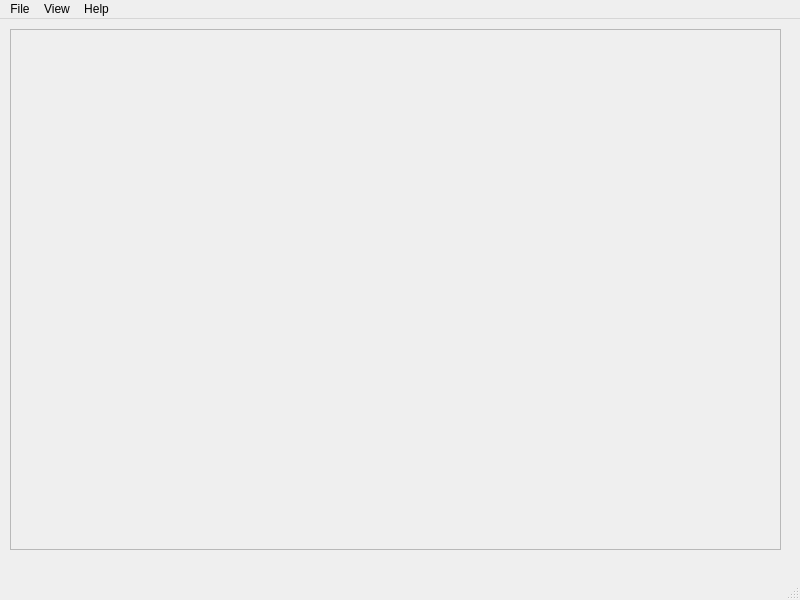
<?xml version="1.0" encoding="UTF-8"?>
<ui version="4.0">
 <class>ImageViewer</class>
 <widget class="QMainWindow" name="ImageViewer">
  <property name="geometry">
   <rect>
    <x>0</x>
    <y>0</y>
    <width>800</width>
    <height>600</height>
   </rect>
  </property>
  <property name="windowTitle">
   <string>MainWindow</string>
  </property>
  <widget class="QWidget" name="centralwidget">
   <widget class="QScrollArea" name="scrollArea">
    <property name="geometry">
     <rect>
      <x>10</x>
      <y>10</y>
      <width>771</width>
      <height>521</height>
     </rect>
    </property>
    <property name="widgetResizable">
     <bool>true</bool>
    </property>
    <widget class="QWidget" name="scrollAreaWidgetContents">
     <property name="geometry">
      <rect>
       <x>0</x>
       <y>0</y>
       <width>769</width>
       <height>519</height>
      </rect>
     </property>
     <widget class="QLabel" name="imageLabel">
      <property name="geometry">
       <rect>
        <x>10</x>
        <y>10</y>
        <width>751</width>
        <height>501</height>
       </rect>
      </property>
      <property name="text">
       <string/>
      </property>
     </widget>
    </widget>
   </widget>
  </widget>
  <widget class="QMenuBar" name="menubar">
   <property name="geometry">
    <rect>
     <x>0</x>
     <y>0</y>
     <width>800</width>
     <height>25</height>
    </rect>
   </property>
   <widget class="QMenu" name="menuFile">
    <property name="title">
     <string>File</string>
    </property>
    <addaction name="openAct"/>
    <addaction name="printAct"/>
    <addaction name="exitAct"/>
   </widget>
   <widget class="QMenu" name="menuView">
    <property name="title">
     <string>View</string>
    </property>
    <addaction name="zoomInAct"/>
    <addaction name="zoomOutAct"/>
    <addaction name="normalSizeAct"/>
    <addaction name="separator"/>
    <addaction name="fitToWindowAct"/>
   </widget>
   <widget class="QMenu" name="menuHelp">
    <property name="title">
     <string>Help</string>
    </property>
    <addaction name="aboutAct"/>
    <addaction name="aboutQtAct"/>
   </widget>
   <addaction name="menuFile"/>
   <addaction name="menuView"/>
   <addaction name="menuHelp"/>
  </widget>
  <widget class="QStatusBar" name="statusbar"/>
  <action name="openAct">
   <property name="text">
    <string>Open...</string>
   </property>
   <property name="shortcut">
    <string>Ctrl+O</string>
   </property>
  </action>
  <action name="printAct">
   <property name="enabled">
    <bool>false</bool>
   </property>
   <property name="text">
    <string>Print</string>
   </property>
   <property name="shortcut">
    <string>Ctrl+P</string>
   </property>
  </action>
  <action name="exitAct">
   <property name="text">
    <string>Exit</string>
   </property>
   <property name="shortcut">
    <string>Ctrl+Q</string>
   </property>
  </action>
  <action name="zoomInAct">
   <property name="enabled">
    <bool>false</bool>
   </property>
   <property name="text">
    <string>Zoom In (25%)</string>
   </property>
   <property name="shortcut">
    <string>Ctrl+=</string>
   </property>
  </action>
  <action name="zoomOutAct">
   <property name="enabled">
    <bool>false</bool>
   </property>
   <property name="text">
    <string>Zoom Out (25%)</string>
   </property>
   <property name="shortcut">
    <string>Ctrl+-</string>
   </property>
  </action>
  <action name="normalSizeAct">
   <property name="enabled">
    <bool>false</bool>
   </property>
   <property name="text">
    <string>Normal Size</string>
   </property>
   <property name="shortcut">
    <string>Ctrl+S</string>
   </property>
  </action>
  <action name="fitToWindowAct">
   <property name="checkable">
    <bool>true</bool>
   </property>
   <property name="enabled">
    <bool>false</bool>
   </property>
   <property name="text">
    <string>Fit to Window</string>
   </property>
   <property name="shortcut">
    <string>Ctrl+F</string>
   </property>
  </action>
  <action name="aboutAct">
   <property name="text">
    <string>About</string>
   </property>
  </action>
  <action name="aboutQtAct">
   <property name="text">
    <string>About Qt</string>
   </property>
  </action>
 </widget>
 <resources/>
 <connections/>
</ui>
